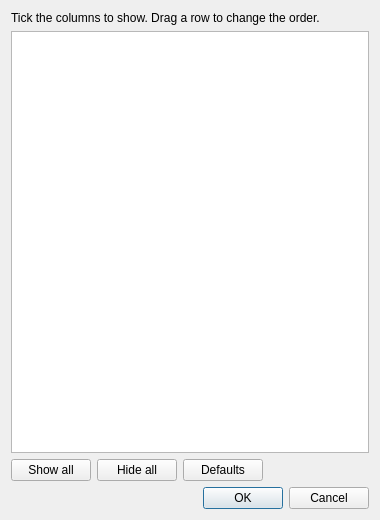
<?xml version="1.0" encoding="UTF-8"?>
<ui version="4.0">
 <class>ColumnsDialog</class>
 <widget class="QDialog" name="ColumnsDialog">
  <property name="geometry">
   <rect><x>0</x><y>0</y><width>380</width><height>520</height></rect>
  </property>
  <property name="windowTitle"><string>Columns</string></property>
  <layout class="QVBoxLayout" name="dialogLayout">
   <item>
    <widget class="QLabel" name="labelHelp">
     <property name="text"><string>Tick the columns to show. Drag a row to change the order.</string></property>
     <property name="wordWrap"><bool>true</bool></property>
    </widget>
   </item>
   <item>
    <widget class="QListWidget" name="listColumns">
     <property name="dragDropMode"><enum>QAbstractItemView::InternalMove</enum></property>
     <property name="selectionMode"><enum>QAbstractItemView::SingleSelection</enum></property>
    </widget>
   </item>
   <item>
    <layout class="QHBoxLayout" name="buttonsLayout">
     <item><widget class="QPushButton" name="buttonSelectAll"><property name="text"><string>Show all</string></property></widget></item>
     <item><widget class="QPushButton" name="buttonSelectNone"><property name="text"><string>Hide all</string></property></widget></item>
     <item><widget class="QPushButton" name="buttonRestoreDefaults"><property name="text"><string>Defaults</string></property></widget></item>
     <item>
      <spacer name="buttonsSpacer">
       <property name="orientation"><enum>Qt::Horizontal</enum></property>
       <property name="sizeHint" stdset="0"><size><width>20</width><height>20</height></size></property>
      </spacer>
     </item>
    </layout>
   </item>
   <item>
    <widget class="QDialogButtonBox" name="buttonBox">
     <property name="orientation"><enum>Qt::Horizontal</enum></property>
     <property name="standardButtons"><set>QDialogButtonBox::Cancel|QDialogButtonBox::Ok</set></property>
    </widget>
   </item>
  </layout>
 </widget>
 <resources/>
 <connections/>
</ui>
